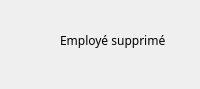
<?xml version="1.0" encoding="UTF-8"?>
<ui version="4.0">
 <class>Dialog</class>
 <widget class="QDialog" name="Dialog">
  <property name="geometry">
   <rect>
    <x>0</x>
    <y>0</y>
    <width>200</width>
    <height>89</height>
   </rect>
  </property>
  <property name="windowTitle">
   <string>Dialog</string>
  </property>
  <widget class="QLabel" name="label">
   <property name="geometry">
    <rect>
     <x>60</x>
     <y>30</y>
     <width>121</width>
     <height>21</height>
    </rect>
   </property>
   <property name="font">
    <font>
     <family>Arial Rounded MT Bold</family>
    </font>
   </property>
   <property name="text">
    <string>Employé supprimé</string>
   </property>
  </widget>
  <widget class="QPushButton" name="pushButton">
   <property name="geometry">
    <rect>
     <x>15</x>
     <y>25</y>
     <width>30</width>
     <height>30</height>
    </rect>
   </property>
   <property name="styleSheet">
    <string notr="true">border : none;
image: url(:/Icons/Icons/dd.png);
padding : -2px;</string>
   </property>
   <property name="text">
    <string/>
   </property>
  </widget>
 </widget>
 <resources>
  <include location="Resources.qrc"/>
 </resources>
 <connections/>
</ui>
